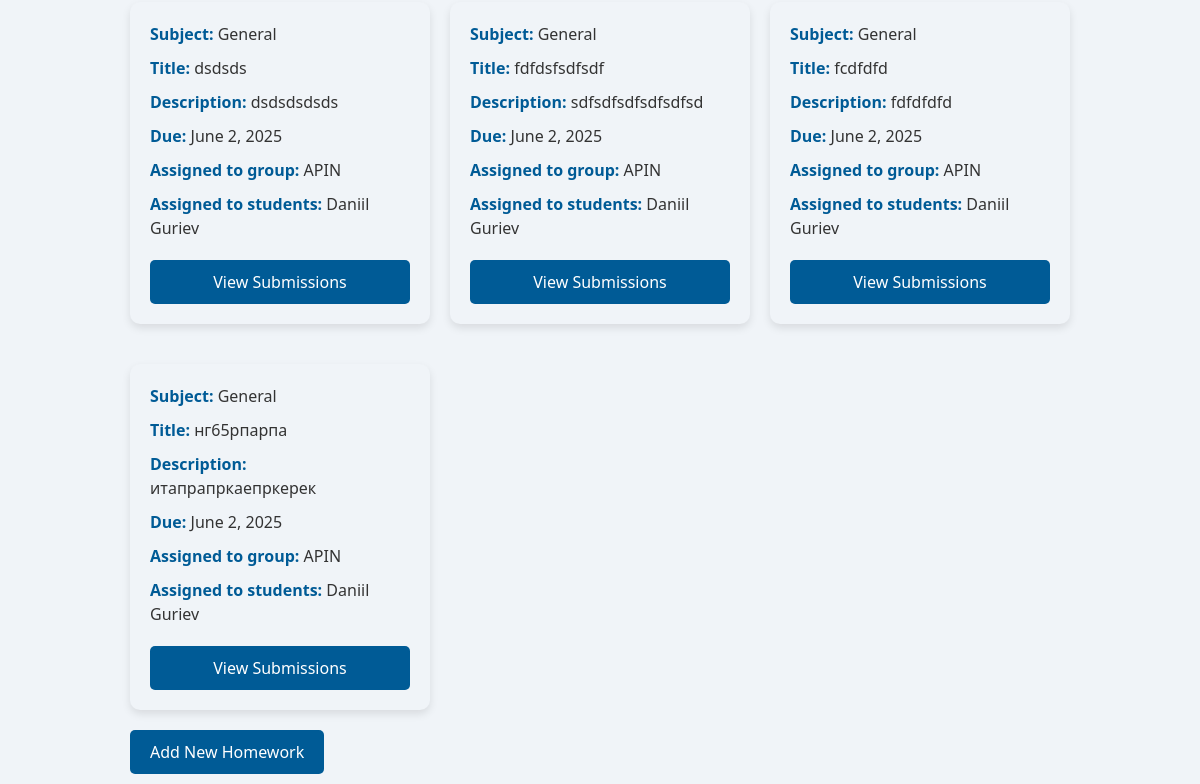
The app's page /dashboard/ (signed in, lower part), older data.
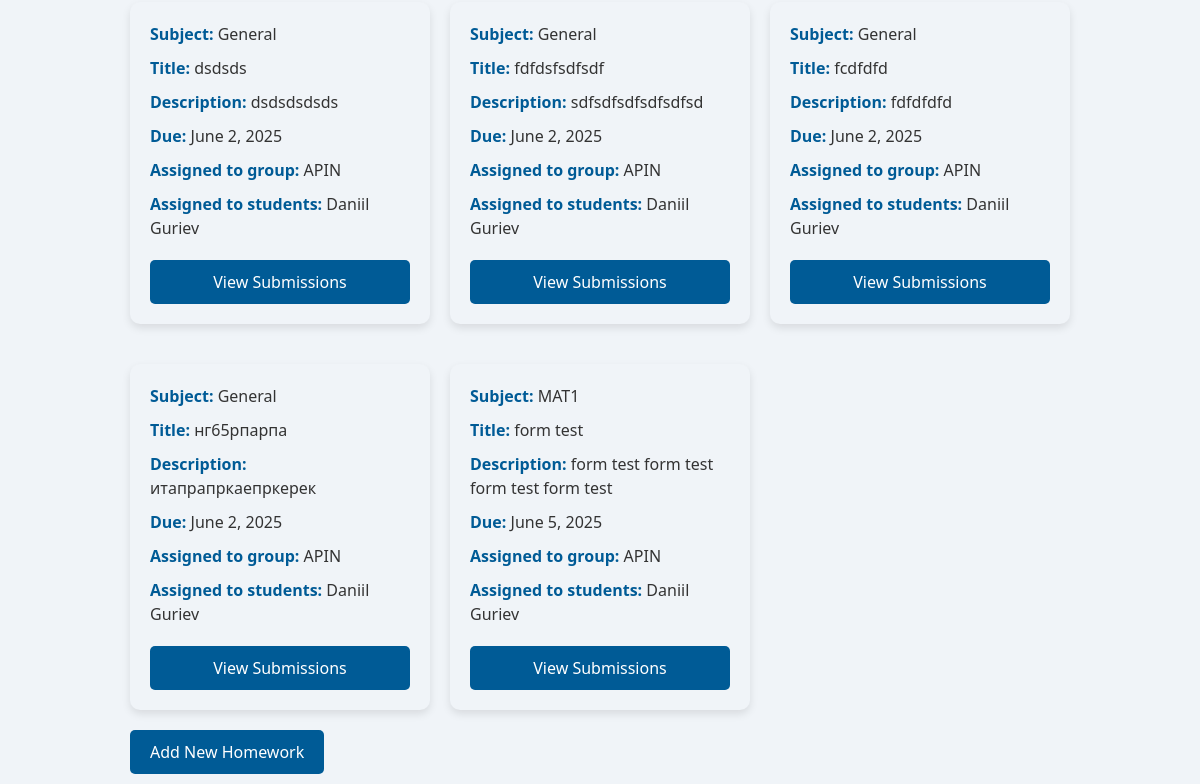
The same page, newer data.
### polls/models.py (models this page shows, shortened)
class Homework(models.Model):
    subject = models.ForeignKey(Subject, on_delete=models.CASCADE, default=get_default_subject)
    title = models.CharField(max_length=200)
    description = models.TextField()
    assigned_date = models.DateField(default=timezone.now)
    due_date = models.DateField()
    file = models.FileField(upload_to='homework_files/', null=True, blank=True)
    teacher = models.ForeignKey(settings.AUTH_USER_MODEL, on_delete=models.CASCADE, related_name='homeworks')
    students = models.ManyToManyField(settings.AUTH_USER_MODEL, related_name='homework_assigned', blank=True)
    group = models.ForeignKey(Group, on_delete=models.SET_NULL, null=True, blank=True, related_name="homeworks")

class Subject(models.Model):
    name = models.CharField(max_length=100)
    def __str__(self):
        return self.name

class Group(models.Model):
    name = models.CharField(max_length=200)
    description = models.TextField(null=True, blank=True)

class CustomUser(AbstractUser):
    is_student = models.BooleanField(default=False)
    is_teacher = models.BooleanField(default=False)
    age = models.IntegerField(null=True, blank=True)
    profile_picture = models.ImageField(upload_to='profile_pictures/', null=True, blank=True)
    bio = models.TextField(null=True, blank=True)
    group = models.ForeignKey(Group, on_delete=models.SET_NULL, null=True, blank=True, related_name="members")

### polls/views.py (the view, shortened to what this page needs)
# urls.py: path('dashboard/', polls.views.dashboard, name='dashboard'),
@login_required
def dashboard(request):
    today = localdate()
    if request.user.is_teacher:
        subjects = Subject.objects.all()
        selected_subject_id = request.GET.get('subject')
        homeworks = Homework.objects.all()
        submits_counter = homeworks.annotate(
            submitted_count=Count('submissions', filter=Q(submissions__status='submitted'), distinct=True)
        )
        if selected_subject_id:
            homeworks = homeworks.filter(subject__id=selected_subject_id)
        context = {
            'subjects': subjects,
            'selected_subject': Subject.objects.filter(id=selected_subject_id).first() if selected_subject_id else None,
            'homeworks': homeworks,
            'is_teacher': True,
        }
        return render(request, 'dashboard.html', context)

### templates/dashboard.html (shortened to what the changed rows need)
{% extends 'base.html' %}
{% block content %}
    {% if is_student %}
        <h2>Your Current Homework</h2>
        <div class="assignment-list">
            {% if homework_data %}
                {% for item in homework_data %}
                    {% if not item.submission or item.submission.status == 'returned' %}
                        <div class="assignment-block"
                             onclick="location.href='{% url 'homework_detail' item.homework.pk %}'">
                            <p><strong>Subject:</strong> {{ item.homework.subject }}</p>
                            <p><strong>Title:</strong> {{ item.homework.title }}</p>
                            <p><strong>Description:</strong> {{ item.homework.description }}</p>
                            <p><strong>Due:</strong> {{ item.homework.due_date }}</p>
                            <p><strong>Assigned by:</strong>
                                <a href="{% url 'profile_view' item.homework.teacher.id %}">
                                    {{ item.homework.teacher.get_full_name }}
                                </a>
                            </p>
                            {% if item.homework.file %}
                                <p>
                                    📎 <strong>Attached File:</strong>
                                    <a href="{{ item.homework.file.url }}" download>
                                        {{ item.homework.file.name|cut:"homework_files/" }}
                                    </a>
                                </p>
                            {% endif %}
                            {% if item.submission %}
                                <p><strong>Submitted on:</strong> {{ item.submission.submitted_on }}</p>
                                <p><strong>Marks:</strong> {{ item.submission.marks }}</p>
                                <p><strong>Comments:</strong> {{ item.submission.comments }}</p>
                                <p><strong>Status:</strong> {{ item.submission.get_status_display }}</p>
                                {% if item.resubmission_allowed %}
                                    <a href="{% url 'upload_submission' item.homework.id %}" class="btn btn-primary">Resubmit
                                        Homework</a>
                                {% else %}
                                    <button class="btn btn-secondary" disabled>
                                        Homework {{ item.submission.get_status_display }}</button>
                                {% endif %}
                            {% else %}
                                {% if item.homework.due_date < today %}
                                    <p class="text-danger" style="color:#963030;"><strong>This homework is
                                        overdue.</strong>
                                    </p>
                                {% endif %}
                                <a href="{% url 'upload_submission' item.homework.id %}" class="btn btn-primary">Upload
                                    Homework</a>
                            {% endif %}
                        </div>
                    {% endif %}
                {% endfor %}
            {% else %}
                <p>No homework available for you right now.</p>
            {% endif %}
        </div>
        {% if has_pending_submissions %}
            <h2>Your Previous-pending Submissions</h2>
        {% endif %}
        <div class="assignment-list">
            {% for submission in submissions %}
                {% if submission.status == 'pending' %}
                    <div class="assignment-block">
                        <p><strong>Subject:</strong> {{ submission.homework.subject }}</p>
                        <p><strong>Title:</strong> {{ submission.homework.title }}</p>
                        <p><strong>Submitted on:</strong> {{ submission.submitted_on }}</p>
                        <p><strong>Marks:</strong> {{ submission.marks }}</p>
                        <p><strong>Comments:</strong> {{ submission.comments }}</p>
                        <p><strong>Status:</strong> Pending</p>
                    </div>
                {% endif %}
            {% endfor %}
        </div>
        {% if has_graded_submissions %}
            <h2>Your Previous-graded Submissions</h2>
        {% endif %}
        <div class="assignment-list">
            {% for submission in submissions %}
                {% if submission.status == 'graded' %}
                    <div class="assignment-block">
                        <p><strong>Subject:</strong> {{ submission.homework.subject }}</p>
                        <p><strong>Title:</strong> {{ submission.homework.title }}</p>
                        <p><strong>Submitted on:</strong> {{ submission.submitted_on }}</p>
                        <p><strong>Marks:</strong> {{ submission.marks }}</p>
                        <p><strong>Comments:</strong> {{ submission.comments }}</p>
                        <p><strong>Status:</strong> Graded</p>
                    </div>
                {% endif %}
            {% endfor %}
        </div>
    {% elif is_teacher %}
        <div class="assignment-list">
            {% for homework in homeworks %}
                <div class="assignment-block">
                    <p><strong>Subject: </strong>{{ homework.subject }}</p>
                    <p><strong>Title: </strong> {{ homework.title }}</p>
                    <p><strong>Description: </strong> {{ homework.description|truncatewords:20 }}</p>
                    <p><strong>Due:</strong> {{ homework.due_date }}</p>
                    {% if homework.group %}
                        <p><strong>Assigned to group:</strong> {{ homework.group.name }}</p>
                    {% endif %}
                    {% if homework.students.all %}
                        <p><strong>Assigned to students:</strong>
                            {% with homework.students.all|slice:":3" as first_students %}
                                {% for student in first_students %}
                                    {{ student.get_full_name }}{% if not forloop.last %}, {% endif %}
                                {% endfor %}
                            {% endwith %}
                        </p>
                    {% endif %}
                    <a href="{% url 'view_submissions' homework.id %}" class="btn btn-primary">View Submissions</a>
                </div>
            {% empty %}
                <p>No homework assignments found.</p>
            {% endfor %}
        </div>
    {% endif %}
{% endblock %}

Row changes from the older to the newer data that the page shows:
added Homework: subject "MAT1", title "form test", description "form test form test form test form test", due_date "June 5, 2025", group.name "APIN", CustomUser (get_full_name "Daniil Guriev")
